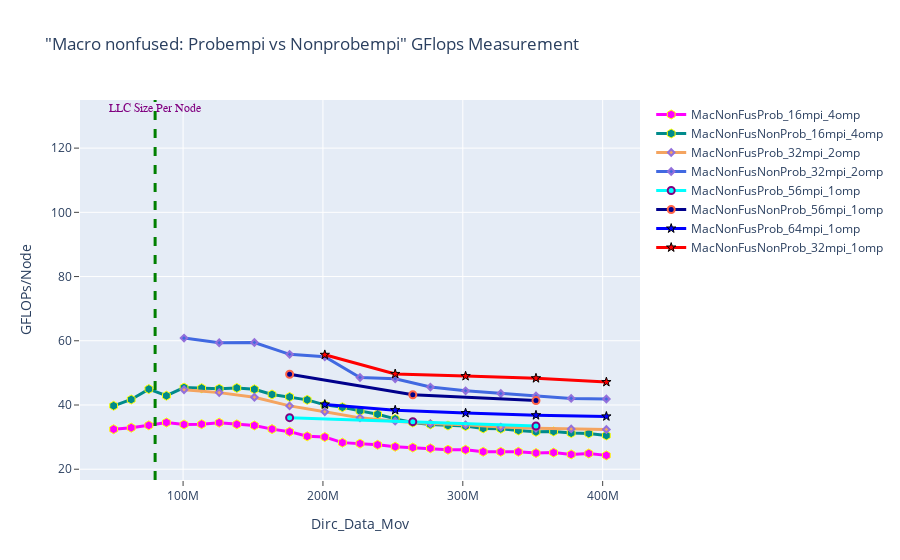

The notebook cell saved with this chart:
### Markdown cell above
## GFLOPS - Macro nonfused: Probempi vs Nonprobempi

### Code cell
fig = go.Figure() 

# 1----
fig.add_trace(go.Scatter(x=(dfMacNonFusProb_16mpi_4omp.Dirc_Data_Mov*(dfMacNonFusProb_16mpi_4omp.MPI_size/2)), 
                         y=(dfMacNonFusProb_16mpi_4omp.GFLOPS*(dfMacNonFusProb_16mpi_4omp.MPI_size/2)), 
                         mode='lines+markers', 
                         name='MacNonFusProb_16mpi_4omp',
                         line=dict(color='magenta',width=3),
                         marker=dict(symbol='hexagon',size=9, line=dict(color='yellow',width=1))))

fig.add_trace(go.Scatter(x=(dfMacNonFusNonProb_16mpi_4omp.Dirc_Data_Mov*(dfMacNonFusNonProb_16mpi_4omp.MPI_size/2)), 
                         y=(dfMacNonFusNonProb_16mpi_4omp.GFLOPS*(dfMacNonFusNonProb_16mpi_4omp.MPI_size/2)), 
                         mode='lines+markers', 
                         name='MacNonFusNonProb_16mpi_4omp',
                         line=dict(color='darkcyan',width=3),
                         marker=dict(symbol='hexagon',size=9, line=dict(color='yellow',width=1))))


# 2----
fig.add_trace(go.Scatter(x=(dfMacNonFusProb_32mpi_2omp.Dirc_Data_Mov*(dfMacNonFusProb_32mpi_2omp.MPI_size/2)), 
                         y=(dfMacNonFusProb_32mpi_2omp.GFLOPS*(dfMacNonFusProb_32mpi_2omp.MPI_size/2)), 
                         mode='lines+markers', 
                         name='MacNonFusProb_32mpi_2omp',
                         line=dict(color='sandybrown',width=3),
                         marker=dict(symbol='diamond',size=5,line=dict(color='MediumPurple',width=2))))

fig.add_trace(go.Scatter(x=(dfMacNonFusNonProb_32mpi_2omp.Dirc_Data_Mov*(dfMacNonFusNonProb_32mpi_2omp.MPI_size/2)), 
                         y=(dfMacNonFusNonProb_32mpi_2omp.GFLOPS*(dfMacNonFusNonProb_32mpi_2omp.MPI_size/2)), 
                         mode='lines+markers', 
                         name='MacNonFusNonProb_32mpi_2omp',
                         line=dict(color='royalblue',width=3),
                         marker=dict(symbol='diamond',size=5,line=dict(color='MediumPurple',width=2))))


# 3----
fig.add_trace(go.Scatter(x=(dfMacNonFusProb_56mpi_1omp.Dirc_Data_Mov*(dfMacNonFusProb_56mpi_1omp.MPI_size/2)), 
                         y=(dfMacNonFusProb_56mpi_1omp.GFLOPS*(dfMacNonFusProb_56mpi_1omp.MPI_size/2)), 
                         mode='lines+markers', 
                         name='MacNonFusProb_56mpi_1omp',
                         line=dict(color='cyan',width=3),
                         marker=dict(symbol='circle',size=7,line=dict(color='Purple',width=2))))

fig.add_trace(go.Scatter(x=(dfMacNonFusNonProb_56mpi_1omp.Dirc_Data_Mov*(dfMacNonFusNonProb_56mpi_1omp.MPI_size/2)), 
                         y=(dfMacNonFusNonProb_56mpi_1omp.GFLOPS*(dfMacNonFusNonProb_56mpi_1omp.MPI_size/2)), 
                         mode='lines+markers', 
                         name='MacNonFusNonProb_56mpi_1omp',
                         line=dict(color='darkblue',width=3),
                         marker=dict(symbol='circle',size=7, line=dict(color='tomato',width=2))))

# 4----
fig.add_trace(go.Scatter(x=(dfMacNonFusProb_64mpi_1omp.Dirc_Data_Mov*(dfMacNonFusProb_64mpi_1omp.MPI_size/2)), 
                         y=(dfMacNonFusProb_64mpi_1omp.GFLOPS*(dfMacNonFusProb_64mpi_1omp.MPI_size/2)), 
                         mode='lines+markers', 
                         name='MacNonFusProb_64mpi_1omp',
                         line=dict(color='blue',width=3),
                         marker=dict(symbol='star',size=7, line=dict(color='black',width=1))))

fig.add_trace(go.Scatter(x=(dfMacNonFusNonProb_64mpi_1omp.Dirc_Data_Mov*(dfMacNonFusNonProb_64mpi_1omp.MPI_size/2)), 
                         y=(dfMacNonFusNonProb_64mpi_1omp.GFLOPS*(dfMacNonFusNonProb_64mpi_1omp.MPI_size/2)), 
                         mode='lines+markers', 
                         name='MacNonFusNonProb_32mpi_1omp',
                         line=dict(color='red',width=3),
                         marker=dict(symbol='star',size=7, line=dict(color='black',width=1))))

# Adding a vertical line
fig.add_vline(x=80e6, line_width=3, line_dash="dash", line_color="green")
# fig.add_hline(y=1024, line_width=3, line_dash="dash", line_color="red")

# Add annotation
fig.add_annotation(
    x='80e6'
    , y=130
    , text=f'LLC Size Per Node'
    , yanchor='bottom'
    , showarrow=False
    , arrowhead=1
    , arrowsize=1
    , arrowwidth=2
    , arrowcolor="#636363"
    , ax=-20
    , ay=-30
    , font=dict(size=12, color="purple", family="Sans Serif")
    , align="left"
    ,)

fig.update_layout(title='"Macro nonfused: Probempi vs Nonprobempi" GFlops Measurement',
                  xaxis_title='Dirc_Data_Mov', yaxis_title='GFLOPs/Node', 
                  xaxis=dict(ticks="outside"),  
                  yaxis=dict(ticks="outside"))

### Figure 1 — Plotly figure (JSON) as saved in the notebook; plotly's stock layout.template omitted (floating-point values rounded to 4 significant figures)
{"data": [{"line": {"color": "magenta", "width": 3}, "marker": {"line": {"color": "yellow", "width": 1}, "size": 9, "symbol": "hexagon"}, "mode": "lines+markers", "name": "MacNonFusProb_16mpi_4omp", "type": "scatter", "x": [50331648, 62914560, 75497472, 88080384, 100663296, 113246208, 125829120, 138412032, 150994944, 163577856, 176160768, 188743680, 201326592, 213909504, 226492416, 239075328, 251658240, 264241152, 276824064, 289406976, 301989888, 314572800, 327155712, 339738624, 352321536, 364904448, 377487360, 390070272, 402653184], "y": [32.45, 32.94, 33.67, 34.56, 33.93, 34.04, 34.5, 33.97, 33.61, 32.49, 31.69, 30.25, 30.03, 28.28, 27.97, 27.61, 27.01, 26.75, 26.5, 26.07, 26.07, 25.45, 25.43, 25.43, 25.05, 25.18, 24.62, 24.9, 24.31]}, {"line": {"color": "darkcyan", "width": 3}, "marker": {"line": {"color": "yellow", "width": 1}, "size": 9, "symbol": "hexagon"}, "mode": "lines+markers", "name": "MacNonFusNonProb_16mpi_4omp", "type": "scatter", "x": [50331648, 62914560, 75497472, 88080384, 100663296, 113246208, 125829120, 138412032, 150994944, 163577856, 176160768, 188743680, 201326592, 213909504, 226492416, 239075328, 251658240, 264241152, 276824064, 289406976, 301989888, 314572800, 327155712, 339738624, 352321536, 364904448, 377487360, 390070272, 402653184], "y": [39.75, 41.71, 44.95, 42.89, 45.43, 45.24, 45.07, 45.32, 44.89, 43.28, 42.51, 41.6, 40.04, 39.32, 38.17, 37.12, 35.67, 34.55, 33.97, 33.6, 33.43, 32.72, 32.61, 32.08, 31.64, 31.77, 31.25, 31.14, 30.49]}, {"line": {"color": "sandybrown", "width": 3}, "marker": {"line": {"color": "MediumPurple", "width": 2}, "size": 5, "symbol": "diamond"}, "mode": "lines+markers", "name": "MacNonFusProb_32mpi_2omp", "type": "scatter", "x": [100663296, 125829120, 150994944, 176160768, 201326592, 226492416, 251658240, 276824064, 301989888, 327155712, 352321536, 377487360, 402653184], "y": [44.74, 43.85, 42.4, 39.72, 37.9, 36.0, 34.97, 34.22, 33.82, 33.11, 32.77, 32.55, 32.36]}, {"line": {"color": "royalblue", "width": 3}, "marker": {"line": {"color": "MediumPurple", "width": 2}, "size": 5, "symbol": "diamond"}, "mode": "lines+markers", "name": "MacNonFusNonProb_32mpi_2omp", "type": "scatter", "x": [100663296, 125829120, 150994944, 176160768, 201326592, 226492416, 251658240, 276824064, 301989888, 327155712, 352321536, 377487360, 402653184], "y": [60.84, 59.39, 59.45, 55.78, 55.02, 48.58, 48.17, 45.59, 44.41, 43.58, 42.83, 42.06, 41.87]}, {"line": {"color": "cyan", "width": 3}, "marker": {"line": {"color": "Purple", "width": 2}, "size": 7, "symbol": "circle"}, "mode": "lines+markers", "name": "MacNonFusProb_56mpi_1omp", "type": "scatter", "x": [176160768, 264241152, 352321536], "y": [36.05, 34.81, 33.47]}, {"line": {"color": "darkblue", "width": 3}, "marker": {"line": {"color": "tomato", "width": 2}, "size": 7, "symbol": "circle"}, "mode": "lines+markers", "name": "MacNonFusNonProb_56mpi_1omp", "type": "scatter", "x": [176160768, 264241152, 352321536], "y": [49.56, 43.19, 41.37]}, {"line": {"color": "blue", "width": 3}, "marker": {"line": {"color": "black", "width": 1}, "size": 7, "symbol": "star"}, "mode": "lines+markers", "name": "MacNonFusProb_64mpi_1omp", "type": "scatter", "x": [201326592, 251658240, 301989888, 352321536, 402653184], "y": [40.17, 38.4, 37.49, 36.82, 36.45]}, {"line": {"color": "red", "width": 3}, "marker": {"line": {"color": "black", "width": 1}, "size": 7, "symbol": "star"}, "mode": "lines+markers", "name": "MacNonFusNonProb_32mpi_1omp", "type": "scatter", "x": [201326592, 251658240, 301989888, 352321536, 402653184], "y": [55.63, 49.67, 48.99, 48.33, 47.15]}], "layout": {"annotations": [{"align": "left", "arrowcolor": "#636363", "arrowhead": 1, "arrowsize": 1, "arrowwidth": 2, "ax": -20, "ay": -30, "font": {"color": "purple", "family": "Sans Serif", "size": 12}, "showarrow": false, "text": "LLC Size Per Node", "x": "80e6", "y": 130, "yanchor": "bottom"}], "shapes": [{"line": {"color": "green", "dash": "dash", "width": 3}, "type": "line", "x0": 80000000, "x1": 80000000, "xref": "x", "y0": 0, "y1": 1, "yref": "y domain"}], "title": {"text": "\"Macro nonfused: Probempi vs Nonprobempi\" GFlops Measurement"}, "xaxis": {"ticks": "outside", "title": {"text": "Dirc_Data_Mov"}}, "yaxis": {"ticks": "outside", "title": {"text": "GFLOPs/Node"}}}}
